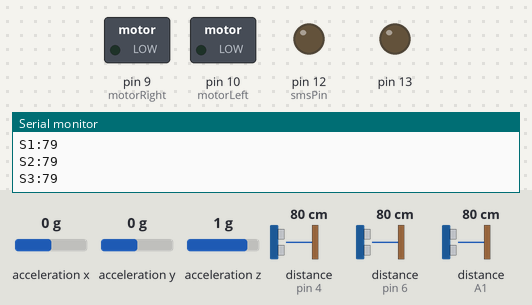
Simulated run of this sketch. Board: Arduino Nano, built with avr-gcc and run on an emulated ATmega328P. On the bench: switched loads named in the sketch (green lamp = pin HIGH), output pins drawn as LEDs (lit = HIGH), the last lines printed to the serial monitor. Wiring (inferred from the names in the program): 3 × ultrasonic range finder: trigger pin 5, echo pin 4 / trigger pin 7, echo pin 6 / trigger A0, echo A1; MPU-6050 motion sensor at I2C address 0x68. Dashed ring = blinking. Inputs (shaded band) come from the test bench; at power-on: distance to the obstacle (sensors on pin 4, pin 6, A1) 80 cm, acceleration x 0 g, acceleration y 0 g, acceleration z 1 g. The echo pulse lasts 58.3 µs per cm; pins used as bus, display or sensor lines are not drawn.

Above: at 1.2 s.
1.3 s: distance to the obstacle (sensor on pin 4) set to 13 cm
2.8 s: distance to the obstacle (sensor on pin 4) set to 10 cm
At 2.97 s:
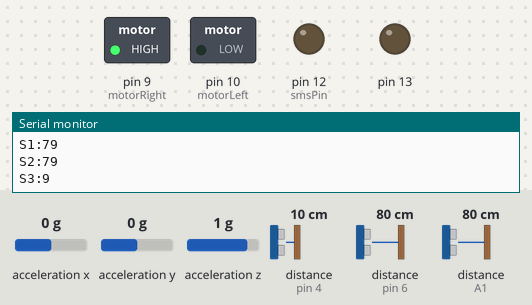
5.8 s: distance to the obstacle (sensor on pin 6) set to 13 cm
8.8 s: distance to the obstacle (sensor on pin 6) set to 9 cm
At 9.13 s:
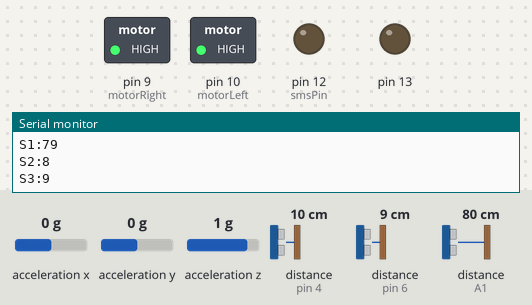
11.8 s: distance to the obstacle (sensor on A1) set to 2 cm
At 12.14 s:
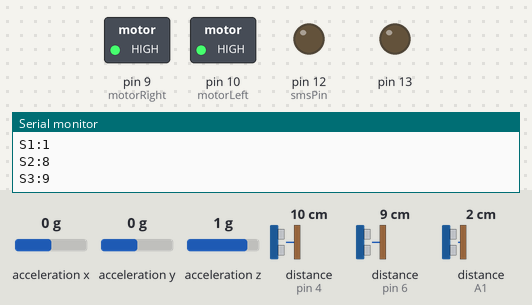
14.8 s: distance to the obstacle (sensor on A1) set to 18 cm
At 15.08 s:
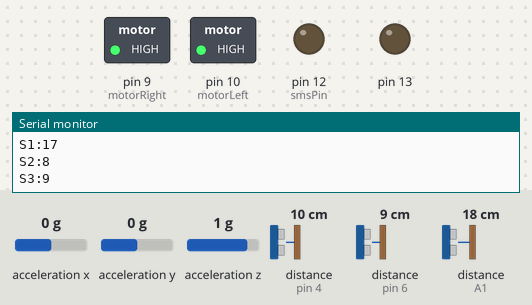
Timing chart, 0 to 18.8 s (numbered marks = the images above; inputs shaded):
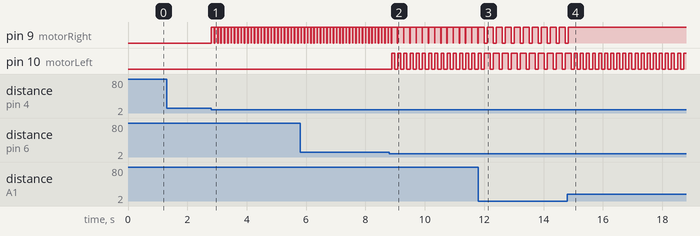

Measured:
- the behaviour switches between 12 and 11 cm on distance to the obstacle (sensor on pin 4) (found by bisection; images 0 and 1)
- the behaviour switches between 12 and 11 cm on distance to the obstacle (sensor on pin 6) (found by bisection; images 1 and 2)
- after the input at 2.8 s, pin 9 (motorRight): alternates HIGH for 0.10 s and LOW for 0.01 s, starting at once
- after the input at 8.8 s, pin 9 (motorRight): alternates HIGH for 0.20 s and LOW for 0.01 s, starting after 0.28 s; pin 10 (motorLeft): alternates HIGH for 0.10 s and LOW for 0.11 s, starting after 0.08 s
- after the input at 11.8 s, pin 9 (motorRight): alternates HIGH for 0.20 s and LOW for 0.10 s, starting after 0.30 s; pin 10 (motorLeft): alternates HIGH for 0.20 s and LOW for 0.10 s, starting after 0.40 s
- after the input at 14.8 s, pin 9 (motorRight): goes on until 14.8 s, then stays HIGH; pin 10 (motorLeft): alternates HIGH for 0.10 s and LOW for 0.10 s, starting after 0.34 s

The sketch:

smart-cap.ino
```cpp
//THIS IS CODE FOR SMART CAP (FOR ARDUINO NANO) by Vishesh Vij

//Libraries Used
#include <Wire.h>
#include <Adafruit_Sensor.h>
#include <Wire.h>

//Connections
#define trigPin1 A0 //used analog pins because it was near to make the solder connections you can use any other Digital pin too
#define echoPin1 A1
#define motorRight 9
#define motorLeft 10
#define trigPin2 7
#define echoPin2 6
#define trigPin3 5
#define echoPin3 4
#define smsPin   12

// MPU6050 I2C address
const int MPU_addr = 0x68;
int16_t AcX, AcY, AcZ;

// Thresholds - these may need tuning based on your specific cap
float thresholdHigh = 2.5; // G-force spike indicating impact
float thresholdLow = 0.4;  // G-force drop indicating freefall
bool fallDetected = false;

//Ultrasonic sensors
long duration, distance, FIRSTSensor,SECONDSensor,THIRDSensor;

void setup()
{
  Serial.begin (115200);

  // --- MPU6050 Connection Check ---
  Wire.beginTransmission(MPU_addr);
  byte error = Wire.endTransmission();

  if (error == 0) {
    Serial.println("Success: MPU6050 found and active.");

    // Wake up the MPU6050 since it starts in sleep mode
    Wire.beginTransmission(MPU_addr);
    Wire.write(0x6B);
    Wire.write(0);
    Wire.endTransmission(true);
  }
  else {
    Serial.println("ERROR: MPU6050 not found! Check SDA/SCL wiring.");
    // Halt the program if the sensor is missing (optional)
    while(1) {
      digitalWrite(13, HIGH); // Blink LED to signal error
      delay(200);
      digitalWrite(13, LOW);
      delay(200);
    }
  }

  pinMode(motorRight,OUTPUT);
  pinMode(motorLeft,OUTPUT);
  pinMode(13,OUTPUT);
  pinMode(smsPin,OUTPUT);
  pinMode(trigPin1, OUTPUT);
  pinMode(echoPin1, INPUT);
  pinMode(trigPin2, OUTPUT);
  pinMode(echoPin2, INPUT);
  pinMode(trigPin3, OUTPUT);
  pinMode(echoPin3, INPUT);
  //digitalWrite(13, LOW);

  Serial.println("Smart-Cap is Ready!");
}


void loop()

{
  Wire.beginTransmission(MPU_addr);
  Wire.write(0x3B); // Start with register 0x3B (Accel X)
  Wire.endTransmission(false);
  Wire.requestFrom(MPU_addr, 6, true);

  // Read Accelerometer data
  AcX = Wire.read() << 8 | Wire.read();
  AcY = Wire.read() << 8 | Wire.read();
  AcZ = Wire.read() << 8 | Wire.read();

  // Convert raw values to G-force (for +/- 2g range)
  float totalAcc = sqrt(pow(AcX, 2) + pow(AcY, 2) + pow(AcZ, 2)) / 16384.0;

  digitalWrite(motorRight, LOW);
  digitalWrite(motorLeft, LOW);
  digitalWrite(smsPin, LOW);

  if (totalAcc > thresholdHigh) {
    Serial.println("IMPACT DETECTED!");
    delay(500); // Wait briefly to check orientation after fall

    // 2. Post-Fall Check (Are they still down?)
    // Re-read data to see if the user is stationary/horizontal
    if (checkInactivity()) {
      triggerEmergency();
    }
  }

SonarSensor(trigPin1, echoPin1);
FIRSTSensor = distance;
SonarSensor(trigPin2, echoPin2);
SECONDSensor = distance;
SonarSensor(trigPin3, echoPin3);
THIRDSensor = distance;
Serial.print("S1:");Serial.println(FIRSTSensor); delayMicroseconds(10);
Serial.print("S2:");Serial.println(SECONDSensor);delayMicroseconds(10);
Serial.print("S3:");Serial.println(THIRDSensor); delayMicroseconds(10);


if((FIRSTSensor <= 10))
{digitalWrite(motorLeft, HIGH);digitalWrite(motorRight, LOW);delay(100);}
else if((FIRSTSensor >= 10)){
  digitalWrite(motorRight, LOW);
  digitalWrite(motorLeft, LOW);
}


if((SECONDSensor <= 10) )
{digitalWrite(motorRight, HIGH);digitalWrite(motorLeft, HIGH);delay(100);}
else if((SECONDSensor >= 10) ) {
  digitalWrite(motorRight, LOW);digitalWrite(motorLeft, LOW);
}

if((THIRDSensor <= 10) )
{digitalWrite(motorRight, HIGH);digitalWrite(motorLeft, LOW);delay(100);}
else if((THIRDSensor >= 10) ){
  digitalWrite(motorRight, LOW);digitalWrite(motorLeft, LOW);
}


//resetFunc();
digitalWrite(motorLeft, LOW);digitalWrite(motorRight, LOW);digitalWrite(smsPin, LOW);
}

bool checkInactivity() {
  // Logic to check if the user has remained still for 2 seconds
  // You can compare previous acceleration to current acceleration
  return true; // Simplified for this snippet
}

void triggerEmergency() {
  Serial.println("FALL CONFIRMED: Sending SMS via ESP8266...");
  digitalWrite(13, HIGH); // Light up LED
  digitalWrite(smsPin,HIGH);
  delay(1000);
  digitalWrite(smsPin,LOW);
  delay(200);

  // Here you would send a signal to your ESP8266
}

void SonarSensor(int trigPin,int echoPin)
{
  // Calculates distance for each Ultrasonic sensor
digitalWrite(trigPin, LOW);
delayMicroseconds(2);
digitalWrite(trigPin, HIGH);
delayMicroseconds(10);
digitalWrite(trigPin, LOW);
duration = pulseIn(echoPin, HIGH);
distance = (duration/2) / 29.1;
}
```
